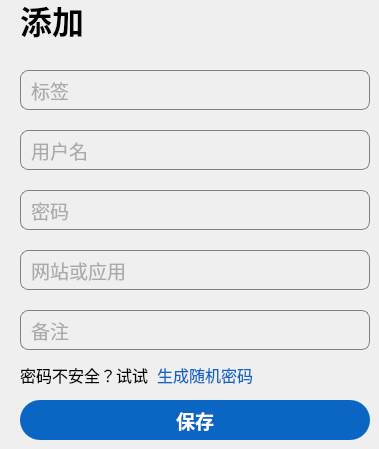
   <widget class="QWidget" name="page_add">
    <widget class="QPushButton" name="pushButton_additem">
     <property name="geometry">
      <rect>
       <x>20</x>
       <y>400</y>
       <width>350</width>
       <height>40</height>
      </rect>
     </property>
     <property name="font">
      <font>
       <family>Microsoft YaHei UI</family>
       <pointsize>14</pointsize>
       <weight>75</weight>
       <bold>true</bold>
      </font>
     </property>
     <property name="focusPolicy">
      <enum>Qt::NoFocus</enum>
     </property>
     <property name="styleSheet">
      <string notr="true">QPushButton:enabled{
	border-width:0;
	background-color:#0a66c2;
	border-radius:20px;
	color:#ffffff;
}
QPushButton:hover{
	border-width:0;
	background-color:#004182;
	border-radius:20px;
	color:#ffffff;
}
QPushButton:pressed{
	border-width:0;
	background-color:#004182;
	border-radius:20px;
	color:#ffffff;
}
QPushButton:focus{
	border-width:0;
	background-color:#004182;
	border-radius:20px;
	color:#ffffff;
}</string>
     </property>
     <property name="text">
      <string>保存</string>
     </property>
     <property name="flat">
      <bool>true</bool>
     </property>
    </widget>
    <widget class="QLabel" name="label_Add">
     <property name="geometry">
      <rect>
       <x>20</x>
       <y>0</y>
       <width>70</width>
       <height>40</height>
      </rect>
     </property>
     <property name="font">
      <font>
       <family>Microsoft YaHei UI</family>
       <pointsize>24</pointsize>
       <weight>75</weight>
       <bold>true</bold>
      </font>
     </property>
     <property name="text">
      <string>添加</string>
     </property>
    </widget>
    <widget class="QLineEdit" name="lineEdit_21label">
     <property name="geometry">
      <rect>
       <x>20</x>
       <y>70</y>
       <width>350</width>
       <height>40</height>
      </rect>
     </property>
     <property name="font">
      <font>
       <family>Microsoft YaHei UI</family>
       <pointsize>14</pointsize>
      </font>
     </property>
     <property name="styleSheet">
      <string notr="true">QLineEdit{
	border: 1px solid gray;
	background-color:transparent;
	padding:0 0 0 8px;
	border-radius:8px;
	color:#666666;
}
QLineEdit:focus{
	color:#000000;
}</string>
     </property>
     <property name="placeholderText">
      <string>标签</string>
     </property>
    </widget>
    <widget class="QLineEdit" name="lineEdit_22name">
     <property name="geometry">
      <rect>
       <x>20</x>
       <y>130</y>
       <width>350</width>
       <height>40</height>
      </rect>
     </property>
     <property name="font">
      <font>
       <family>Microsoft YaHei UI</family>
       <pointsize>14</pointsize>
      </font>
     </property>
     <property name="styleSheet">
      <string notr="true">QLineEdit{
	border: 1px solid gray;
	background-color:transparent;
	padding:0 0 0 8px;
	border-radius:8px;
	color:#666666;
}
QLineEdit:focus{
	color:#000000;
}</string>
     </property>
     <property name="placeholderText">
      <string>用户名</string>
     </property>
    </widget>
    <widget class="QLineEdit" name="lineEdit_23password">
     <property name="geometry">
      <rect>
       <x>20</x>
       <y>190</y>
       <width>350</width>
       <height>40</height>
      </rect>
     </property>
     <property name="font">
      <font>
       <family>Microsoft YaHei UI</family>
       <pointsize>14</pointsize>
      </font>
     </property>
     <property name="styleSheet">
      <string notr="true">QLineEdit{
	border: 1px solid gray;
	background-color:transparent;
	padding:0 0 0 8px;
	border-radius:8px;
	color:#666666;
}
QLineEdit:focus{
	color:#000000;
}</string>
     </property>
     <property name="placeholderText">
      <string>密码</string>
     </property>
    </widget>
    <widget class="QLineEdit" name="lineEdit_25others">
     <property name="geometry">
      <rect>
       <x>20</x>
       <y>310</y>
       <width>350</width>
       <height>40</height>
      </rect>
     </property>
     <property name="font">
      <font>
       <family>Microsoft YaHei UI</family>
       <pointsize>14</pointsize>
      </font>
     </property>
     <property name="styleSheet">
      <string notr="true">QLineEdit{
	border: 1px solid gray;
	background-color:transparent;
	padding:0 0 0 8px;
	border-radius:8px;
	color:#666666;
}
QLineEdit:focus{
	color:#000000;
}</string>
     </property>
     <property name="placeholderText">
      <string>备注</string>
     </property>
    </widget>
    <widget class="QLineEdit" name="lineEdit_24target">
     <property name="geometry">
      <rect>
       <x>20</x>
       <y>250</y>
       <width>350</width>
       <height>40</height>
      </rect>
     </property>
     <property name="font">
      <font>
       <family>Microsoft YaHei UI</family>
       <pointsize>14</pointsize>
      </font>
     </property>
     <property name="styleSheet">
      <string notr="true">QLineEdit{
	border: 1px solid gray;
	background-color:transparent;
	padding:0 0 0 8px;
	border-radius:8px;
	color:#666666;
}
QLineEdit:focus{
	color:#000000;
}</string>
     </property>
     <property name="placeholderText">
      <string>网站或应用</string>
     </property>
    </widget>
    <widget class="QPushButton" name="pushButton_createPassword">
     <property name="geometry">
      <rect>
       <x>150</x>
       <y>360</y>
       <width>110</width>
       <height>30</height>
      </rect>
     </property>
     <property name="font">
      <font>
       <family>Microsoft YaHei UI</family>
       <pointsize>12</pointsize>
      </font>
     </property>
     <property name="focusPolicy">
      <enum>Qt::NoFocus</enum>
     </property>
     <property name="styleSheet">
      <string notr="true">QPushButton:enabled{
	border-width:0;
	background-color:transparent;
	border-radius:20px;
	color:#0a66c2;
}
QPushButton:hover{
	border-width:0;
	background-color:#d0e8ff;
	border-radius:15px;
	color:#0a66c2;
}
QPushButton:pressed{
	border-width:0;
	background-color:#d0e8ff;
	border-radius:15px;
	color:#0a66c2;
}</string>
     </property>
     <property name="text">
      <string>生成随机密码</string>
     </property>
     <property name="flat">
      <bool>true</bool>
     </property>
    </widget>
    <widget class="QLabel" name="label">
     <property name="geometry">
      <rect>
       <x>20</x>
       <y>360</y>
       <width>130</width>
       <height>30</height>
      </rect>
     </property>
     <property name="font">
      <font>
       <family>Microsoft YaHei UI</family>
       <pointsize>12</pointsize>
      </font>
     </property>
     <property name="text">
      <string>密码不安全？试试</string>
     </property>
    </widget>
   </widget>
